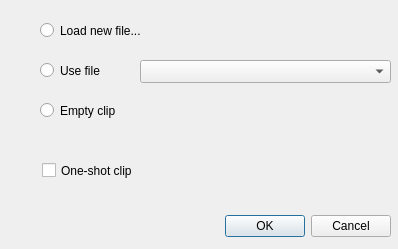
<?xml version="1.0" encoding="UTF-8"?>
<ui version="4.0">
 <class>Dialog</class>
 <widget class="QDialog" name="Dialog">
  <property name="geometry">
   <rect>
    <x>0</x>
    <y>0</y>
    <width>398</width>
    <height>249</height>
   </rect>
  </property>
  <property name="windowTitle">
   <string>Dialog</string>
  </property>
  <widget class="QDialogButtonBox" name="buttonBox">
   <property name="geometry">
    <rect>
     <x>10</x>
     <y>210</y>
     <width>381</width>
     <height>32</height>
    </rect>
   </property>
   <property name="orientation">
    <enum>Qt::Horizontal</enum>
   </property>
   <property name="standardButtons">
    <set>QDialogButtonBox::Cancel|QDialogButtonBox::Ok</set>
   </property>
  </widget>
  <widget class="QRadioButton" name="emptyButton">
   <property name="geometry">
    <rect>
     <x>40</x>
     <y>100</y>
     <width>99</width>
     <height>21</height>
    </rect>
   </property>
   <property name="text">
    <string>Empty clip</string>
   </property>
  </widget>
  <widget class="QRadioButton" name="newButton">
   <property name="geometry">
    <rect>
     <x>40</x>
     <y>20</y>
     <width>141</width>
     <height>21</height>
    </rect>
   </property>
   <property name="text">
    <string>Load new file...</string>
   </property>
  </widget>
  <widget class="QRadioButton" name="useButton">
   <property name="geometry">
    <rect>
     <x>40</x>
     <y>60</y>
     <width>81</width>
     <height>21</height>
    </rect>
   </property>
   <property name="text">
    <string>Use file</string>
   </property>
  </widget>
  <widget class="QComboBox" name="fileList">
   <property name="geometry">
    <rect>
     <x>140</x>
     <y>60</y>
     <width>251</width>
     <height>23</height>
    </rect>
   </property>
  </widget>
  <widget class="QCheckBox" name="cBoxOneShotClip">
   <property name="geometry">
    <rect>
     <x>42</x>
     <y>150</y>
     <width>331</width>
     <height>41</height>
    </rect>
   </property>
   <property name="text">
    <string>One-shot clip</string>
   </property>
  </widget>
 </widget>
 <resources/>
 <connections>
  <connection>
   <sender>buttonBox</sender>
   <signal>accepted()</signal>
   <receiver>Dialog</receiver>
   <slot>accept()</slot>
   <hints>
    <hint type="sourcelabel">
     <x>248</x>
     <y>254</y>
    </hint>
    <hint type="destinationlabel">
     <x>157</x>
     <y>274</y>
    </hint>
   </hints>
  </connection>
  <connection>
   <sender>buttonBox</sender>
   <signal>rejected()</signal>
   <receiver>Dialog</receiver>
   <slot>reject()</slot>
   <hints>
    <hint type="sourcelabel">
     <x>316</x>
     <y>260</y>
    </hint>
    <hint type="destinationlabel">
     <x>286</x>
     <y>274</y>
    </hint>
   </hints>
  </connection>
 </connections>
</ui>
